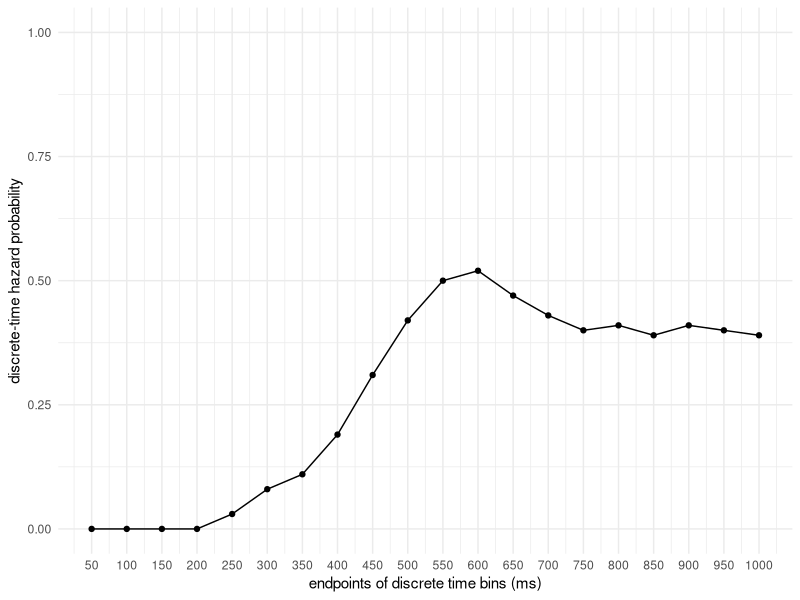
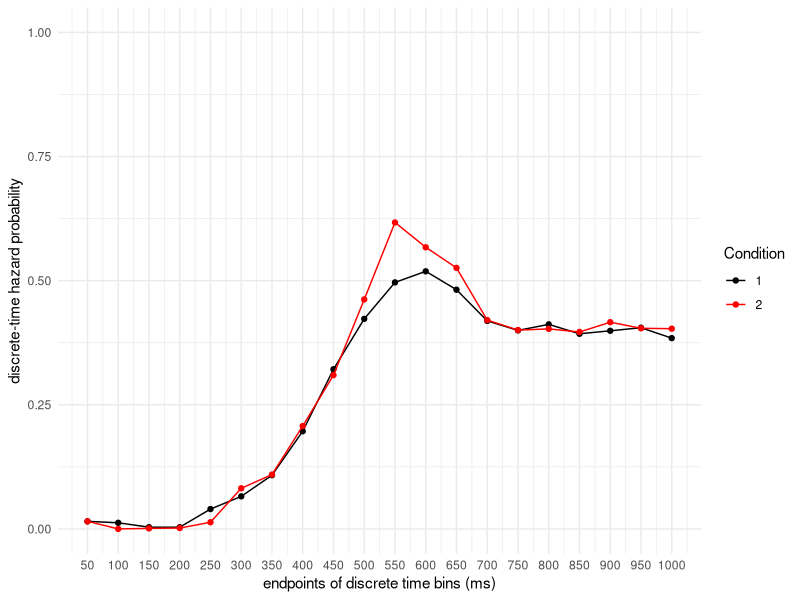

Reproduce these figures in R, in order. (Note: this script raises an error after producing the figures.)
## ---- chunk 1
knitr::opts_chunk$set(echo = TRUE)
## ---- chunk 2
library(tidyverse)
library(lme4)
library(nlme)
#library(bookdown) # for automatic Figure numbering
theme_set(theme_minimal())
set.seed(4567)
## ---- chunk 3
followup <- 1000 # length of data collection period in ms for each trial
nr_bins  <- 20
bin_width <- followup/nr_bins
bin_endpoints <- (1:nr_bins)*bin_width

hazard_cond1 <- c(0, 0, 0, 0, 0.03, 0.08, 0.11, 0.19, 0.31, 0.42, 0.50, 0.52, 0.47, 0.43, 0.40, 0.41, 0.39, 0.41, 0.40, 0.39)

data_h <- tibble(hazard = hazard_cond1, time = bin_endpoints)
ggplot(data_h, aes(x = time, y = hazard)) +
  geom_line() + geom_point() +
  scale_x_continuous(breaks = bin_endpoints) +
  scale_y_continuous(limits = c(0,1)) +
  xlab("endpoints of discrete time bins (ms)") +
  ylab("discrete-time hazard probability")

## ---- chunk 4
sim_haz <- function(hazF){
  n = length(hazF)
  bin_counter = 0
  event_occured = F
  data <- c()
  while(bin_counter < n & event_occured == F){
   bin_counter <- bin_counter + 1  
   flip <- runif(1,0,1) # draw a random number from [0,1] 
   if(flip > hazF[bin_counter]){
     data[bin_counter] <- 0
   } else {
     data[bin_counter] <- 1
     event_occured <- T
   }
  }
  return(data.frame(time = c(1:bin_counter), outcome = data)) 
}
## ---- chunk 5
# simulate data from 2 trials
for(i in c(1:2)){test <- sim_haz(hazard_cond1);print(test)}
## ---- chunk 6
# d sets effect size (hazard ratio) for each bin:
d <- c(1,1,1,1,1,1,1,1,1,  1.1,    1.2,    1.1,  1.1,  1,  1,1,1,1,1,1)
hazard_cond2 <- hazard_cond1*d

# add some jitter to the hazard functions, and set negative values to 0 
          hazard_cond1_J <- c()
          hazard_cond2_J <- c()
          for(i in 1:length(hazard_cond1)){
            hazard_cond1_J[i] <- hazard_cond1[i] + rnorm(1,0,.01)
            hazard_cond2_J[i] <- hazard_cond2[i] + rnorm(1,0,.01)
            if(hazard_cond1_J[i] < 0){
               hazard_cond1_J[i] <- 0
            }
            if(hazard_cond2_J[i] < 0){
               hazard_cond2_J[i] <- 0
            }
          }

# plot both hazard functions
data_h2 <- tibble(hazard1 = hazard_cond1_J, hazard2 = hazard_cond2_J, time = bin_endpoints)
p2 <-ggplot(data_h2, aes(x = time)) +
  geom_line(aes(y = hazard1, color = "black")) + 
  geom_point(aes(y = hazard1, color = "black")) +
  geom_line(aes(y=hazard2, colour = "red")) +
  geom_point(aes(y = hazard2, color = "red")) +
  scale_color_identity(name = 'Condition',
                       breaks = c('black', 'red'),
                       labels = c("1", "2"),
                       guide = 'legend') +
  scale_x_continuous(breaks = bin_endpoints) +
  scale_y_continuous(limits = c(0,1)) +
  xlab("endpoints of discrete time bins (ms)") +
  ylab("discrete-time hazard probability") 
p2
## ---- chunk 7
# ntrials to change number of trials
#    nsub to change number of subjects
sim_power <- function(hazF1,d,ntrials,nsub){
    hazF2 <- hazF1*d  
    data <- data.frame()
    for(subj in 1:nsub){

      # add some jitter to the hazard functions for each subject, and set negative values to 0 
          hazF1_J <- c()
          hazF2_J <- c()
          for(i in 1:length(hazF1)){
            hazF1_J[i] <- hazF1[i] + rnorm(1,0,.01)
            hazF2_J[i] <- hazF2[i] + rnorm(1,0,.01)
            if(hazF1_J[i] < 0){
               hazF1_J[i] <- 0
            }
            if(hazF2_J[i] < 0){
               hazF2_J[i] <- 0
            }
          }
      for(cond in 1:2){
        for(tr in 1:ntrials){
          if(cond==1){
                data_temp <- data.frame(subject = subj, condition = cond, trial = tr, sim_haz(hazF1_J)) # simulate ntrials for condition 1
          } else {
                data_temp <- data.frame(subject = subj, condition = cond, trial = tr, sim_haz(hazF2_J)) # simulate ntrials for condition 2
          }
          data <- rbind(data, data_temp)
        }
      }
    }
    # preprocessing before fitting glmer
    
    # delete first 4 time bins 
    data <- subset(data, data$time>4)  
 
    # include centered version of linear time to select bin of interest (bin 11 with hazard ratio of 1.2)
    data$time1 <- data$time-11  
    
    # add nonlinear effects of time
    data$time2 <- data$time1^2
    data$time3 <- data$time1^3

    # center trial variable on trial 10
    data$trialC <- data$trial-10 

    # change range of trialC to solve convergence problems
    data$trialC2 <- data$trialC/100

    # recode condition into dichotomous variables
    data$cond  <- ifelse(data$condition==2,1,0)
    
    # convert some colums into factors
    data$subject  <- factor(data$subject)
    data$cond     <- factor(data$cond)
    data$outcome  <- factor(data$outcome)

    # fit glmer model
    fit1<-glmer(outcome ~ 1+time1+time2+time3+ # baseline hazard function for condition 1

              # main effects & interactions with time
              trialC2 + trialC2:time1 + trialC2:time2 + 
              cond    + cond:time1    + cond:time2    + cond:time3 +

              # random effects, control parameters, data set, and complementary log-log link function
              (1+time1|subject),  data=data, family=binomial(link="cloglog"))

    # print(summary(fit1))
    
    # return the pvalue for effect "cond1"
    return(coef(summary(fit1))[6,4])
}
## ---- chunk 8
test2 <- sim_power(hazard_cond1,d,10,2)
test2
## ---- chunk 9
knitr::include_graphics("Power_glmer_HR1_2.png")
